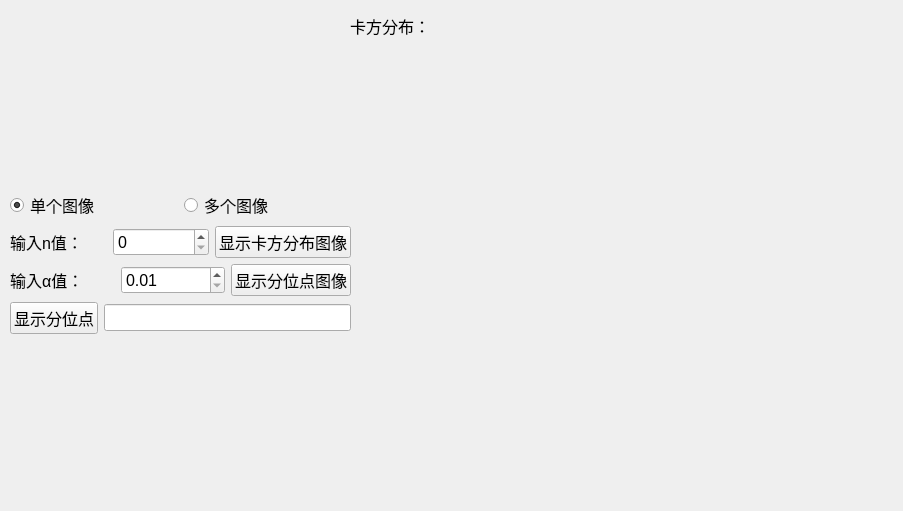
<?xml version="1.0" encoding="UTF-8"?>
<ui version="4.0">
 <class>Sd_chi_Form</class>
 <widget class="QWidget" name="Sd_chi_Form">
  <property name="geometry">
   <rect>
    <x>0</x>
    <y>0</y>
    <width>903</width>
    <height>511</height>
   </rect>
  </property>
  <property name="font">
   <font>
    <pointsize>12</pointsize>
   </font>
  </property>
  <property name="windowTitle">
   <string>卡方分布</string>
  </property>
  <widget class="QLabel" name="label_4">
   <property name="geometry">
    <rect>
     <x>350</x>
     <y>10</y>
     <width>131</width>
     <height>31</height>
    </rect>
   </property>
   <property name="text">
    <string>卡方分布：</string>
   </property>
  </widget>
  <widget class="Plot" name="widget" native="true">
   <property name="geometry">
    <rect>
     <x>360</x>
     <y>50</y>
     <width>511</width>
     <height>431</height>
    </rect>
   </property>
  </widget>
  <widget class="QWidget" name="">
   <property name="geometry">
    <rect>
     <x>10</x>
     <y>190</y>
     <width>341</width>
     <height>144</height>
    </rect>
   </property>
   <layout class="QVBoxLayout" name="verticalLayout_2">
    <item>
     <layout class="QHBoxLayout" name="horizontalLayout_4">
      <item>
       <widget class="QRadioButton" name="radioButton_one">
        <property name="text">
         <string>单个图像</string>
        </property>
        <property name="checked">
         <bool>true</bool>
        </property>
       </widget>
      </item>
      <item>
       <widget class="QRadioButton" name="radioButton_few">
        <property name="text">
         <string>多个图像</string>
        </property>
       </widget>
      </item>
     </layout>
    </item>
    <item>
     <layout class="QVBoxLayout" name="verticalLayout">
      <item>
       <layout class="QHBoxLayout" name="horizontalLayout">
        <item>
         <widget class="QLabel" name="label_2">
          <property name="text">
           <string>输入n值：</string>
          </property>
         </widget>
        </item>
        <item>
         <widget class="QSpinBox" name="spinBox_chi_n"/>
        </item>
        <item>
         <widget class="QPushButton" name="pushButton_chi_plot">
          <property name="text">
           <string>显示卡方分布图像</string>
          </property>
         </widget>
        </item>
       </layout>
      </item>
      <item>
       <layout class="QHBoxLayout" name="horizontalLayout_2">
        <item>
         <widget class="QLabel" name="label">
          <property name="text">
           <string>输入α值：</string>
          </property>
         </widget>
        </item>
        <item>
         <widget class="QDoubleSpinBox" name="doubleSpinBox_arfa">
          <property name="minimum">
           <double>0.010000000000000</double>
          </property>
          <property name="maximum">
           <double>0.990000000000000</double>
          </property>
          <property name="singleStep">
           <double>0.010000000000000</double>
          </property>
         </widget>
        </item>
        <item>
         <widget class="QPushButton" name="pushButton_quantile_plot">
          <property name="text">
           <string>显示分位点图像</string>
          </property>
         </widget>
        </item>
       </layout>
      </item>
      <item>
       <layout class="QHBoxLayout" name="horizontalLayout_3">
        <item>
         <widget class="QPushButton" name="pushButton_quantile">
          <property name="text">
           <string>显示分位点</string>
          </property>
         </widget>
        </item>
        <item>
         <widget class="QLineEdit" name="lineEdit_quantile">
          <property name="readOnly">
           <bool>true</bool>
          </property>
         </widget>
        </item>
       </layout>
      </item>
     </layout>
    </item>
   </layout>
  </widget>
 </widget>
 <customwidgets>
  <customwidget>
   <class>Plot</class>
   <extends>QWidget</extends>
   <header>Plot.h</header>
   <container>1</container>
  </customwidget>
 </customwidgets>
 <resources/>
 <connections/>
</ui>
